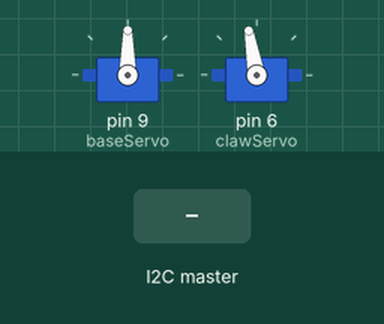
A sketch run on a simulated Arduino Uno, built with avr-gcc and run on an emulated ATmega328P. Shown: 2 × servo. Inputs (shaded band) come from the test bench.

Above: at 1.2 s.
1.3 s: the I2C master sends "A"
At 2.08 s:
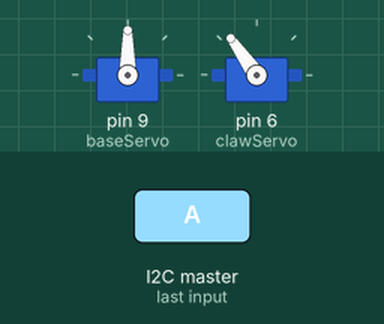
At 8.1 s:
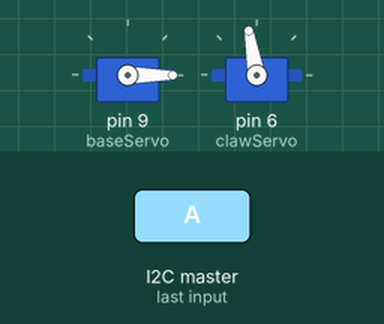
Timing chart, 0 to 15.3 s (numbered marks = the images above; inputs shaded):
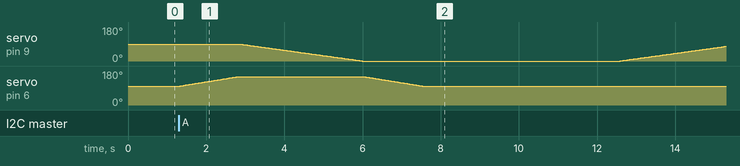

The sketch:

ARDUINO3_CODE.ino
```cpp
#include <Wire.h>
#include <Servo.h>

Servo baseServo;
Servo clawServo;

int stepDelay = 35;
int clawDelay = 30;

int clawOpen = 100;
int clawClosed = 150;

volatile bool startArm = false;

void receiveEvent(int howMany) {
  while (Wire.available()) {
    char cmd = Wire.read();
    if (cmd == 'A') {
      startArm = true;
    }
  }
}

void setup() {
  Wire.begin(0x09);              // SLAVE
  Wire.onReceive(receiveEvent);

  baseServo.attach(9);
  clawServo.attach(6);

  baseServo.write(90);
  clawServo.write(clawOpen);
}

void loop() {
  if (!startArm) return;

  // ---- ARM SEQUENCE ----
  for (int p = clawOpen; p <= clawClosed; p++) {
    clawServo.write(p);
    delay(clawDelay);
  }

  for (int pos = 90; pos >= 0; pos--) {
    baseServo.write(pos);
    delay(stepDelay);
  }

  for (int p = clawClosed; p >= clawOpen; p--) {
    clawServo.write(p);
    delay(clawDelay);
  }

  delay(5000);

  for (int pos = 0; pos <= 90; pos++) {
    baseServo.write(pos);
    delay(stepDelay);
  }

  startArm = false;   // ✅ IMPORTANT (run only once)
}
```

Measured:
- after the input at 1.3 s, servo on pin 6 (clawServo): rises from 100° to 150° in 1.5 s, then falls to 100° in 4.7 s
